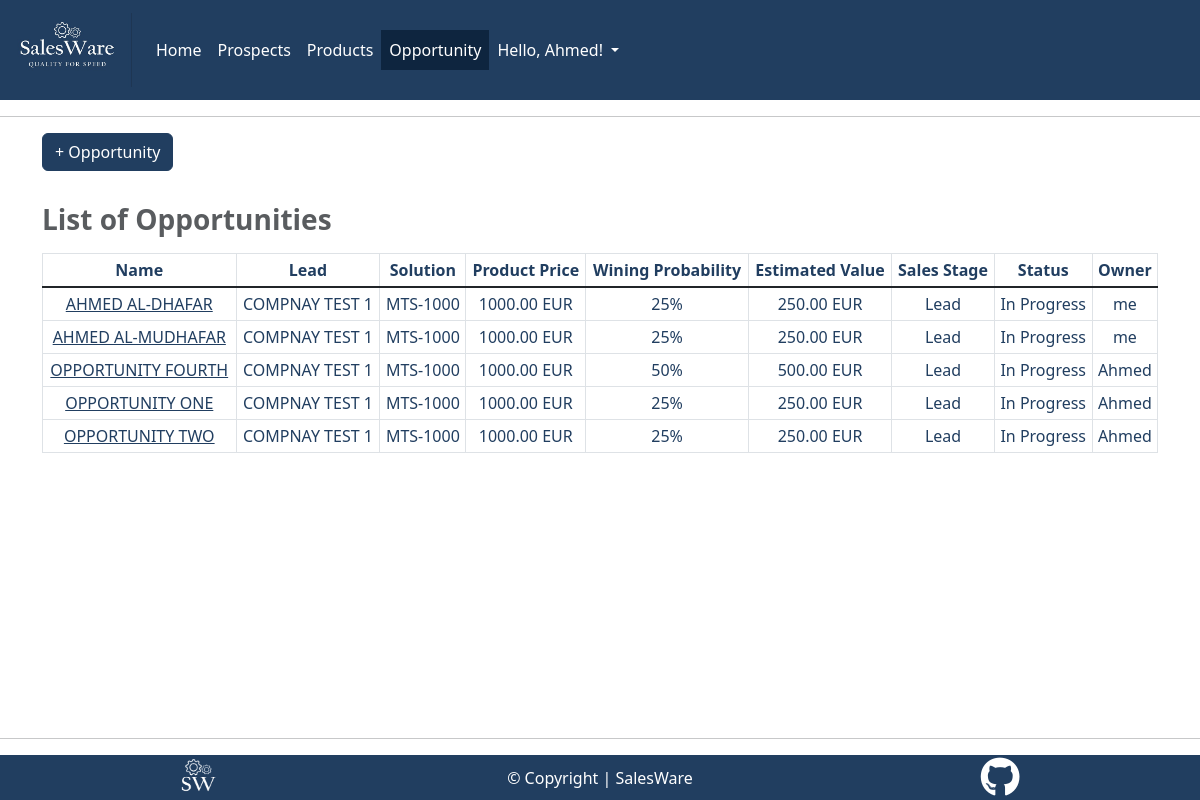
/opportunity/ (signed in), run on an earlier commit of the app's database.
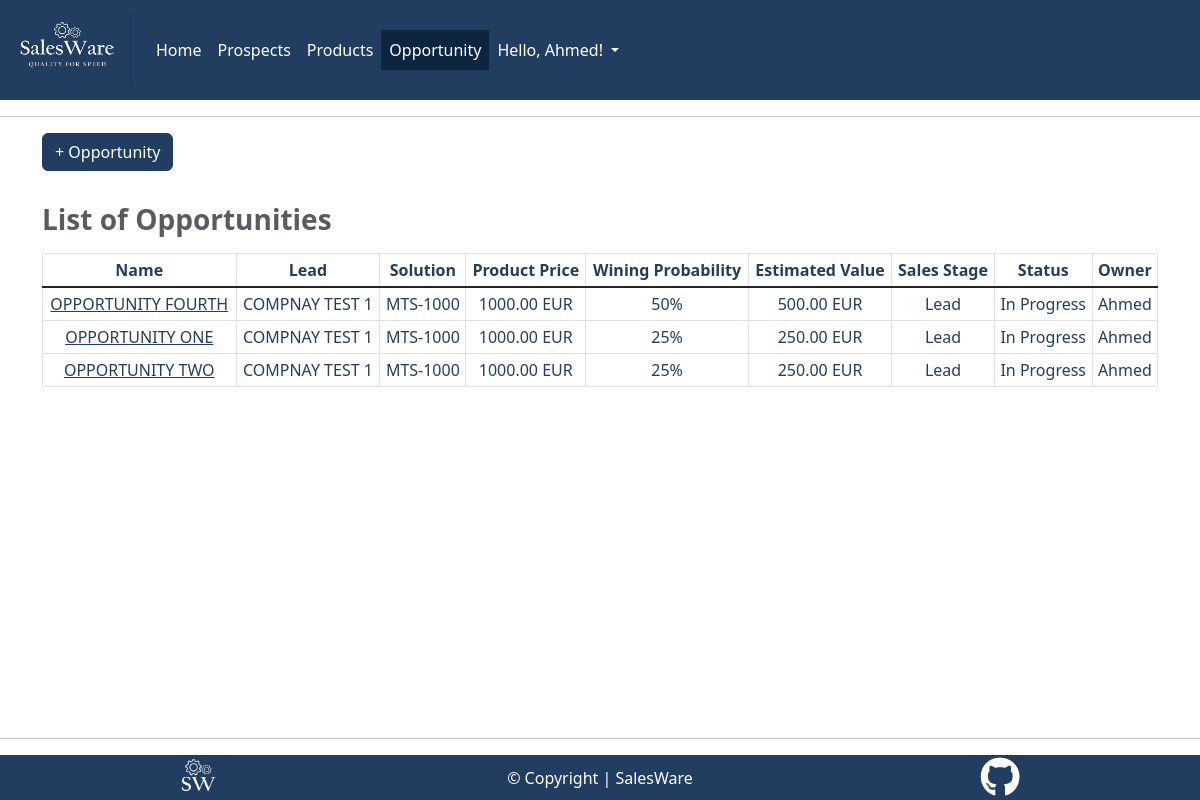
And on a later commit of the database.
### opportunity/models.py (models this page shows)
class Opportunity(models.Model):
    name = UpperCaseConverter(
        max_length=60,
        unique=True,
        default=None,
        null=False,
    )
    lead = models.ForeignKey(
        Prospect,
        on_delete=models.CASCADE,
        default=None,
        null=False,
    )
    solution = models.ForeignKey(
        Product,
        on_delete=models.CASCADE,
        default=None,
        blank=False,
        null=False,
    )
    note = models.CharField(
        max_length=500,
        default=None,
        null=True,
    )
    PROBABILITY_OPTIONS = [
        (25, '25%'),
        (50, '50%'),
        (75, '75%'),
        (100, '100%'),
    ]
    probability = models.IntegerField(
        choices=PROBABILITY_OPTIONS,
        default=25,
        blank=False,
        null=False,
    )
    STAGE_OPTIONS = (
        ('Lead', 'Lead'),
        ('Proposal', 'Proposal'),
        ('Negotiation', 'Negotiation'),
        ('Close', 'Close')
    )
    sales_stage = models.CharField(
        max_length=12,
        choices=STAGE_OPTIONS,
        default="Lead",
        blank=False,
        null=False,
    )
    is_closed = models.BooleanField(
        default=False
    )
    STATUS_OPTIONS = [
        ('Won', 'Won'),
        ('Lost', 'Lost'),
        ('In Progress', 'In Progress')
    ]
    status = models.CharField(
        max_length=11,
        choices=STATUS_OPTIONS,
        default='In progress',
        blank=False,
        null=False,
    )
    owner = models.ForeignKey(
        User,
        on_delete=models.CASCADE,
        null=True,
    )
    created_on = models.DateTimeField(
        auto_now_add=True,
        null=False,
    )
    updated_at = models.DateTimeField(
        auto_now=True,
        null=False,
    )
    @property
    def winning_probability(self):
        return f"{self.probability}%"
    @property
    def estimation(self):
        est_value = str(self.solution.price * self.probability /
                        100) + ' ' + self.solution.currency
        return est_value

### prospect/models.py (models this page shows)
class Prospect(models.Model):
    company = UpperCaseConverter(
        max_length=60,
        unique=True,
        default=None,
        null=False,
        )
    first_name = models.CharField(max_length=40)
    last_name = models.CharField(max_length=40, default=None, null=False)
    email = models.EmailField(default=None, null=False)
    title = models.CharField(max_length=60, default=None, null=True)
    industry = models.CharField(max_length=60, default=None, null=False)
    country = models.CharField(max_length=60, default=None, null=False)
    owner = models.ForeignKey(
        User, on_delete=models.CASCADE,
        default=None,
        null=False,
    )
    created_on = models.DateTimeField(
        auto_now_add=True, null=False,
    )
    updated_at = models.DateTimeField(
        auto_now=True, null=False,
    )
    class Meta:
        ordering = ["company"]
    def __str__(self):
        return self.company

### product/models.py (models this page shows)
class Product(models.Model):
    name = UpperCaseConverter(
        max_length=60,
        unique=True,
        default=None,
        null=False,
    )
    price = models.DecimalField(
        max_digits=10,
        decimal_places=2,
        default=None,
        null=False)
    CURRENCY_OPTIONS = (
        ('EUR', 'EUR'),
        ('USD', 'USD'),
        ('GBP', 'GBP')
    )
    currency = models.CharField(
        max_length=3,
        choices=CURRENCY_OPTIONS,
        default="EUR",
    )
    owner = models.ForeignKey(
        User, on_delete=models.CASCADE,
        default=None,
        null=False,
    )
    created_on = models.DateTimeField(
        auto_now_add=True, null=False,
    )
    updated_at = models.DateTimeField(
        auto_now=True, null=False,
    )
    class Meta:
        ordering = ["name"]
    @property
    def product_price(self):
        return f"{self.price} {self.currency}"
    def __str__(self):
        return self.name

### opportunity/views.py (the view)
class OpportunityList(generic.ListView):
    queryset = Opportunity.objects.all().order_by('name')
    template_name = "opportunity/opportunity_list.html"
    paginate_by = 15

### opportunity/templates/opportunity/opportunity_list.html (shortened to what this page needs)
{% extends "base.html" %}
{% load static %}
{% block content %}
{% if user.is_authenticated %}
<div class="container">
    <div class="row">
        <div class="col-4">
            <a class="btn btn-primary" href="{% url 'opportunity_create' %}">
                + Opportunity
            </a>
        </div>
    </div>
</div>
<div class="container text-center mt-4">
    <div class="row">
        <div class="col-12 table-responsive-lg">
            <table class="table table-bordered table-hover table-sm">
                <caption class="caption-top"><h1 class="h3 text-muted"><strong>List of Opportunities</strong></h1></caption>
                <thead>
                    <tr>
                        <th scope="col">Name</th>
                        <th scope="col">Lead</th>
                        <th scope="col">Solution</th>
                        <th scope="col">Product Price</th>
                        <th scope="col">Wining Probability</th>
                        <th scope="col">Estimated Value</th>
                        <th scope="col">Sales Stage</th>
                        <th scope="col">Status</th>
                        <th scope="col">Owner</th>
                    </tr>
                </thead>
                <tbody class="table-group-divider">
                    {% for opportunity in object_list %}
                    <tr>
                        <td>
                            <a href="{% url 'opportunity_detail' opportunity.id%}"
                                class="salesware-txt-color">{{opportunity.name}}</a>
                        </td>
                        <td>{{ opportunity.lead }}</td>
                        <td>{{ opportunity.solution }}</td>
                        <td>{{ opportunity.solution.product_price }}</td>
                        <td>{{ opportunity.winning_probability }}</td>
                        <td>{{ opportunity.estimation }}</td>
                        <td>{{ opportunity.sales_stage }}</td>
                        <td>{{ opportunity.status }}</td>
                        <td>{{ opportunity.owner }}</td>
                    </tr>
                    {% endfor %}
                </tbody>
            </table>
        </div>
    </div>
</div>
{% endif %}
{% endblock content %}

### templates/base.html (shortened to what this page needs)
{% load static %}
{% url 'account_login' as login_url %}
{% url 'account_signup' as signup_url %}
{% url 'account_logout' as logout_url %}
{% url 'home' as home_url %}
{% url 'prospect_list' as prospect_url %}
{% url 'product_list' as product_url %}
{% url 'opportunity_list' as opportunity_url %}
{% url 'contact' as contact_url %}
<!DOCTYPE html>
<html lang="en">
<head>
    <link href="https://cdn.jsdelivr.net/npm/bootstrap@5.3.3/dist/css/bootstrap.min.css" rel="stylesheet"
>
    <link href="https://cdn.jsdelivr.net/npm/select2@4.1.0-rc.0/dist/css/select2.min.css" rel="stylesheet">
    <link rel="stylesheet" href="{% static 'css/style.css' %}">
</head>
<body>
    <header>
        <div class="container-fluid">
            <div class="row">
                <nav class="navbar navbar-expand-md">
                    <a class="navbar-brand text-white" href="/">
                        <img src="/static/images/medium_logo.jpg" alt="SalesWare Logo" width="132" height="74"
                            style="object-fit: cover;">
                    </a>
                    <div class="collapse navbar-collapse" id="navbarText">
                        <ul class="navbar-nav me-auto mb-2 mb-lg-0">
                            {% if user.is_authenticated %}
                            <li class="nav-item">
                                <a class="nav-link text-white {% if request.path == home_url %}active{% endif %}"
                                    href="/">Home</a>
                            </li>
                            <li class="nav-item">
                                <a class="nav-link text-white {% if request.path == prospect_url %}active{% endif %}"
                                    href="{% url 'prospect_list' %}">Prospects</a>
                            </li>
                            <li class="nav-item">
                                <a class="nav-link text-white {% if request.path == product_url %}active{% endif %}"
                                    href="{% url 'product_list' %}">Products</a>
                            </li>
                            <li class="nav-item">
                                <a class="nav-link text-white {% if request.path == opportunity_url %}active{% endif %}"
                                    href="{% url 'opportunity_list' %}">Opportunity</a>
                            </li>
                            {% endif %}
                            <li class="nav-item dropdown">
                                {% if user.is_authenticated %}
                                <a class="nav-link dropdown-toggle" href="#" role="button" data-bs-toggle="dropdown"
                                    aria-expanded="false">
                                    Hello, {{ user.username }}!
                                </a>
                                {% endif %}
                            </li>
                        </ul>
                    </div>
                </nav>
            </div>
        </div>
    </header>
    <hr>
    <main>
        {% block content %}{% endblock content %}
    </main>
    <hr>
    <footer>
        <div class="container-fluid salesware-background-color text-white">
            <div class="row align-items-center">
                <div class="col text-center"><img src="/static/images/small_logo.jpg" alt="Small Logo" width="80"
                        height="45"></div>
                <div class="col d-none d-md-block text-center">&copy; Copyright | SalesWare</div>
                <div class="col text-center"><a href="https://github.com/ahmedcodein" target="_blank" rel="noopener"
                        aria-label="author's GitHub repository"><i
                            class="fa-brands fa-github pages-icons fs-1 text-white"></i></a></div>
            </div>
        </div>
    </footer>
</body>
</html>

### static/css/style.css (style rules this page uses)
html, body { height: 100vh; }
body { display: flex; flex-direction: column; }
main { flex-grow: 1; }
.salesware-background-color { background-color: #213E60; }
.salesware-txt-color { color: #213E60; }
.navbar { background-color: #213E60; color: #fff; }
.nav-link { color: #fff; background-color: #213E60; }
.navbar-nav .nav-link.active, .navbar-nav .nav-link.show { color: #fff; }
.nav-link.active { background-color: #0E253F; }
.table td, .table th { color: #213E60; }
caption { color: #213E60; }
.btn-primary { --bs-btn-color: #fff; --bs-btn-bg: #213E60; --bs-btn-border-color: #213E60; --bs-btn-hover-color: #fff; --bs-btn-hover-bg: #213E60; --bs-btn-hover-border-color: #213E60; --bs-btn-focus-shadow-rgb: 49, 132, 253; --bs-btn-active-color: #fff; --bs-btn-active-bg: #213E60; --bs-btn-active-border-color: #213E60; --bs-btn-active-shadow: inset 0 3px 5px rgba(0, 0, 0, 0.125); --bs-btn-disabled-color: #fff; --bs-btn-disabled-bg: #213E60; --bs-btn-disabled-border-color: #213E60; }

What changed in the data, as far as the page shows it:
removed Opportunity: name "AHMED AL-DHAFAR", lead "COMPNAY TEST 1", solution "MTS-1000", solution.product_price "1000.00 EUR", winning_probability "25%", estimation "250.00 EUR", sales_stage "Lead", status "In Progress", owner "me"
removed Opportunity: name "AHMED AL-MUDHAFAR", lead "COMPNAY TEST 1", solution "MTS-1000", solution.product_price "1000.00 EUR", winning_probability "25%", estimation "250.00 EUR", sales_stage "Lead", status "In Progress", owner "me"
